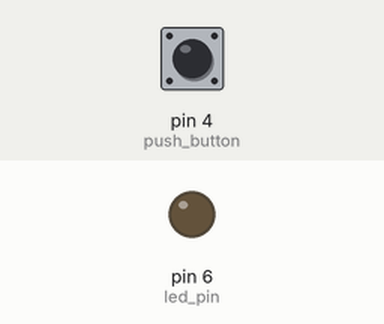
This sketch was run on a simulated Arduino Uno, built with avr-gcc and run on an emulated ATmega328P. Parts: output pins drawn as LEDs (lit = HIGH). Inputs (shaded band) come from the test bench; at power-on: pin 4 (push_button) HIGH.

Above: at 1.2 s.
1.3 s: pin 4 (push_button) pulled LOW for 0.15 s
At 2.1 s:
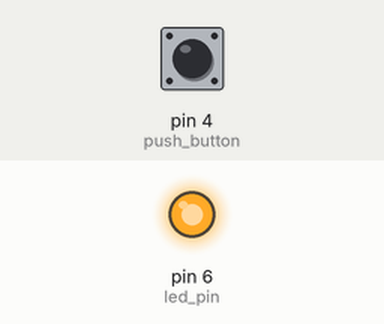
2.9 s: pin 4 (push_button) pulled LOW for 1 s
At 3.2 s:
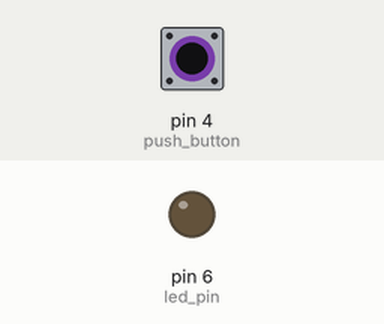
5.4 s: pin 4 (push_button) pulled LOW for 3.2 s
At 6.4 s:
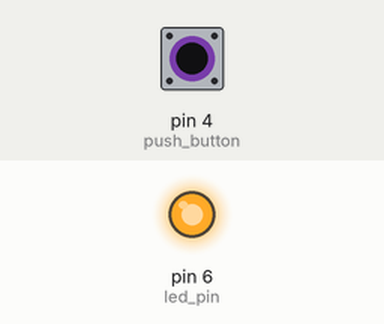
Timing chart, 0 to 8.4 s (numbered marks = the images above; inputs shaded):
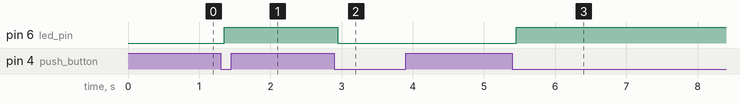

Measured:
- after the input at 1.3 s, pin 6 (led_pin): LOW → HIGH after 0.05 s
- after the input at 2.9 s, pin 6 (led_pin): HIGH → LOW after 0.05 s
- after the input at 5.4 s, pin 6 (led_pin): LOW → HIGH after 0.05 s

The sketch:

Push_Button_debounce_DIY.ino
```cpp
/*
  Date: 02/03/2019
  DIY
*/

/*
  Title: Push Button Pull-up debounce
  Description:
  This example demonstrates the use of pinMode(INPUT_PULLUP). It reads a digital
  input on pin 4 and turn a LED on and off when the button is pressed, maintaining
  it's state.
  Pushbuttons often generate spurious open/close transitions when pressed, due to
  mechanical and physical issues,these transitions may be read as multiple presses
  in a very short time, leading to wrong state transitions. So we need to check
  twice in a short period of time to make sure the pushbutton is definitely pressed.
*/

//Constants
int push_button = 4;    // the number of the pushbutton
int led_pin = 6;      // the number of the LED pin

// Variables
int ledState = LOW;         // the current state of the output pin
int buttonState;             // the current reading from the input pin
int lastButtonState = HIGH;   // the previous reading from the input pin

// The following variables are unsigned longs because the time, measured in
// milliseconds, will quickly become a bigger number than can be stored in an int.
unsigned long lastDebounceTime = 0;  // the last time the output pin was toggled
unsigned long debounceDelay = 50;    // the debounce time; increase if the output flickers

void setup() {
  pinMode(push_button, INPUT_PULLUP);
  pinMode(led_pin, OUTPUT);

  // set initial LED state
  digitalWrite(led_pin, ledState);
}

void loop() {
  // read the state of the switch into a local variable:
  int push_button_val = digitalRead(push_button);

  // check to see if you just pressed the button
  // If the switch changed, due to noise or pressing:
  if (push_button_val != lastButtonState) {
    // reset the debouncing timer
    lastDebounceTime = millis();
  }

  if ((millis() - lastDebounceTime) > debounceDelay) {
    // whatever the reading is at, it's been there for longer than the debounce
    // delay, so take it as the actual current state:

    // if the button state has changed:
    if (push_button_val != buttonState) {
      buttonState = push_button_val;

      // only toggle the LED if the new button state is LOW
      if (buttonState == LOW) {
        ledState = !ledState;
      }
    }
  }

  // set the LED:
  digitalWrite(led_pin, ledState);

  // save the push_button_val. Next time through the loop, it'll be the lastButtonState:
  lastButtonState = push_button_val;
}
```
